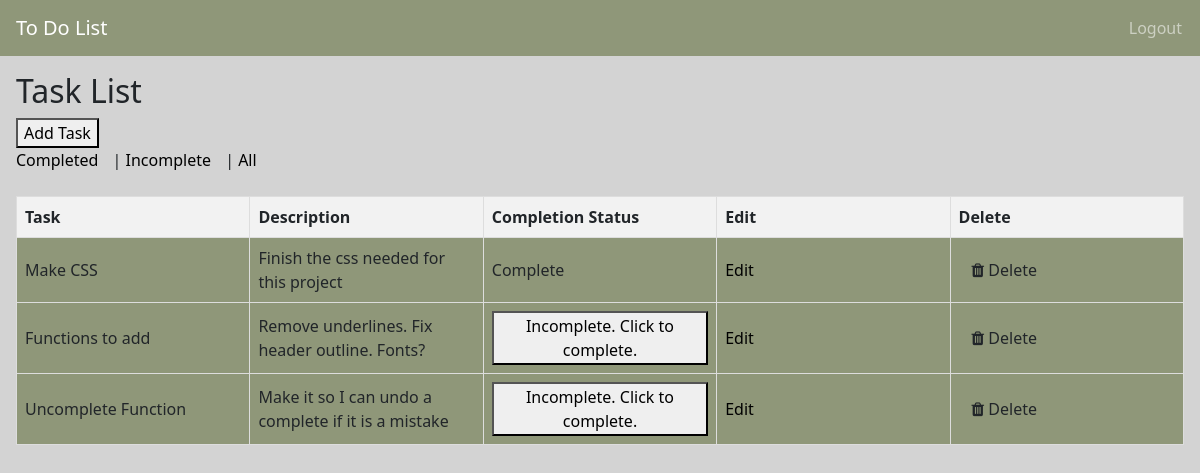
Before: /tasks/ (signed in) with the older database file.
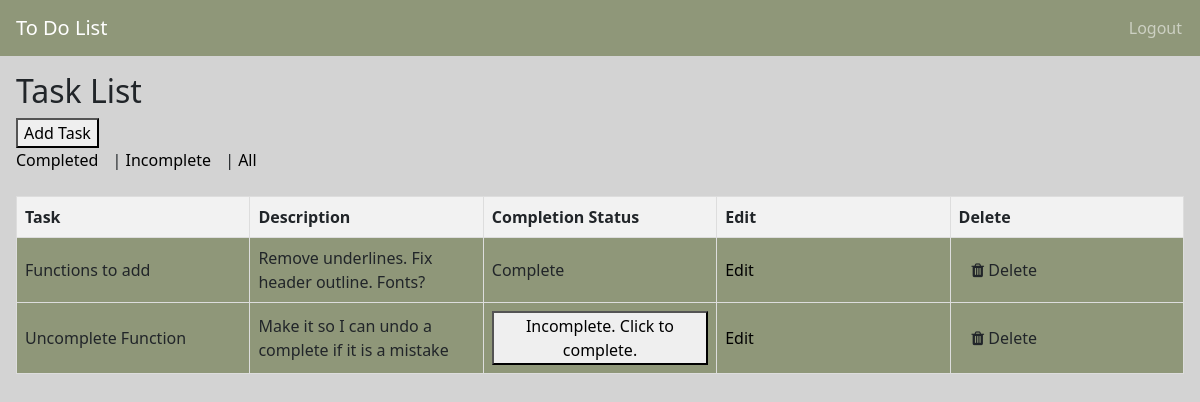
After: the same page with the newer database file.
### todo_app/models.py (models this page shows, shortened)
class Task(models.Model):
    user = models.ForeignKey(User, on_delete=models.CASCADE)
    title = models.CharField(max_length=200)
    description = models.TextField()
    completed = models.BooleanField(default=False)

### todo_app/views.py (the view)
# urls.py: path('tasks/', TaskListView.as_view(), name='task_list'),
class TaskListView(LoginRequiredMixin, ListView):
    model = Task
    template_name = 'task_list.html'
    context_object_name = 'tasks'
    def get_queryset(self):
        filter_option = self.request.GET.get('filter')
        if filter_option == 'completed':
            return Task.objects.filter(user=self.request.user, completed=True)
        elif filter_option == 'incomplete':
            return Task.objects.filter(user=self.request.user, completed=False)
        else:
            return Task.objects.filter(user=self.request.user)

### todo_app/templates/task_list.html (shortened to what this page needs)
{% extends 'base.html' %}
{% load static %}
{% block content %}
<div class=containing-element>
    <h2>Task List</h2>
    <a href="{% url 'add_task' %}"><button>Add Task</button></a>
    <div>
        <a href="?filter=completed">Completed</a> |
        <a href="?filter=incomplete">Incomplete</a> |
        <a href="?filter=all">All</a>
    </div>
</div>
    <div class="table-container">
        <table>
            <thead class="table-headers">
                <tr>
                    <th>Task</th>
                    <th>Description</th>
                    <th>Completion Status</th>
                    <th>Edit</th>
                    <th>Delete</th>
                </tr>
            </thead>
            <tbody>
                {% for task in tasks %}
                    <tr>
                        <td>{{ task.title }}</td>
                        <td>{{ task.description }}</td>
                        <td>
                            {% if task.completed %}
                                Complete
                            {% else %}
                            <form action="{% url 'complete_task' task.id %}" method="post" style="display: inline;">
                                <button type="submit">Incomplete. Click to complete.</button>
                            </form>
                            {% endif %}
                        </td>
                        <td>
                            <a href="{% url 'edit_task' task.id %}">Edit</a>
                        </td>
                        <td>
                            <form action="{% url 'delete_task' task.id %}" method="post" style="display: inline;">
                                <button class="btn" type="submit" onclick="return confirm('Are you sure you want to delete this task?')"><i class="fa fa-trash"></i> Delete</button>
                            </form>
                        </td>
                    </tr>
                {% endfor %}
            </tbody>
        </table>
    </div>
{% endblock %}

Changed rows visible on the page:
removed Task: title "Make CSS", description "Finish the css needed for this project", completed "Complete"
changed Task "Functions to add": completed "Incomplete. Click to complete." → "Complete"
